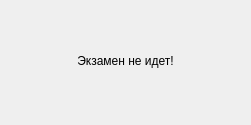
<?xml version="1.0" encoding="UTF-8"?>
<ui version="4.0">
 <class>MainWindow</class>
 <widget class="QMainWindow" name="MainWindow">
  <property name="geometry">
   <rect>
    <x>0</x>
    <y>0</y>
    <width>251</width>
    <height>125</height>
   </rect>
  </property>
  <property name="windowTitle">
   <string>ExamCheck</string>
  </property>
  <widget class="QWidget" name="centralwidget">
   <widget class="QLabel" name="label">
    <property name="geometry">
     <rect>
      <x>0</x>
      <y>0</y>
      <width>251</width>
      <height>121</height>
     </rect>
    </property>
    <property name="text">
     <string>Экзамен не идет!</string>
    </property>
    <property name="alignment">
     <set>Qt::AlignCenter</set>
    </property>
    <property name="wordWrap">
     <bool>true</bool>
    </property>
   </widget>
  </widget>
 </widget>
 <resources/>
 <connections/>
</ui>
